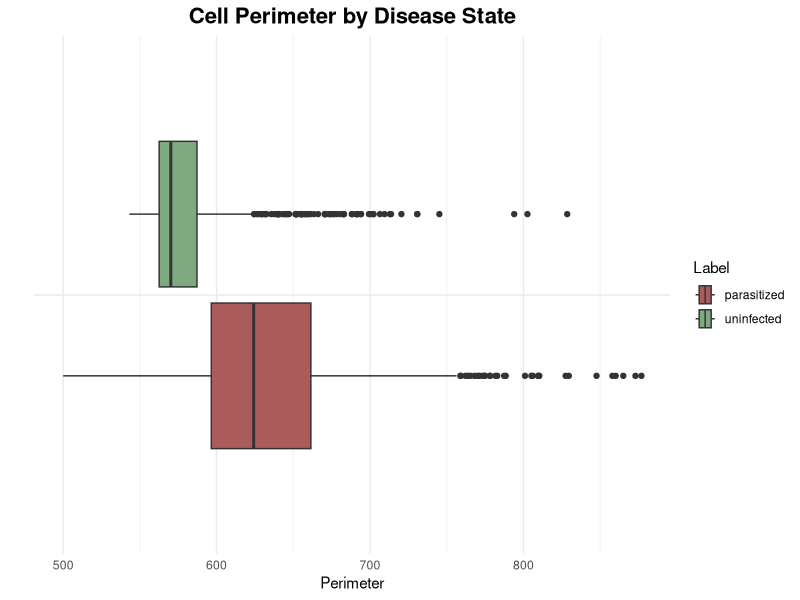
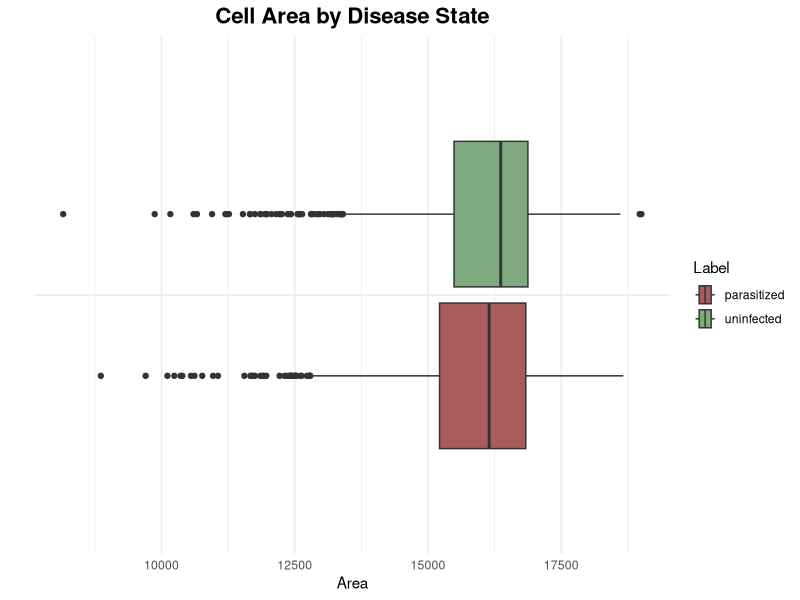
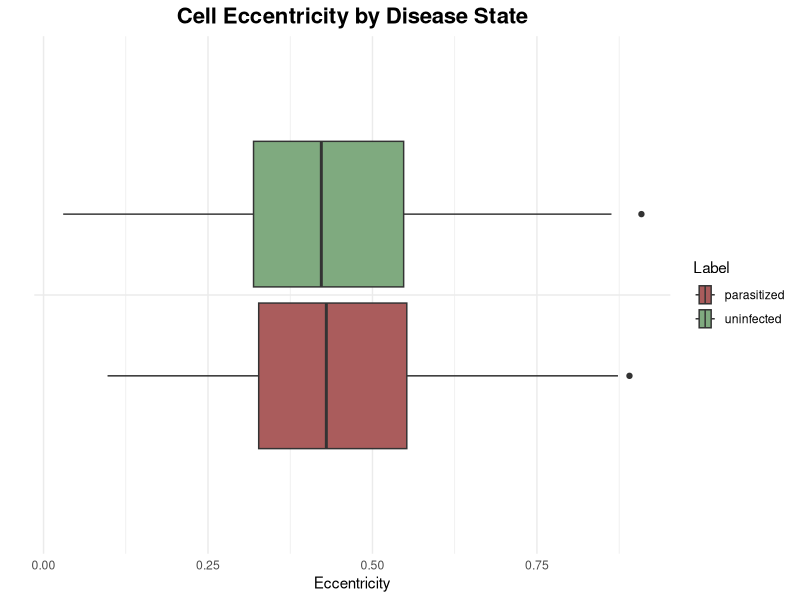
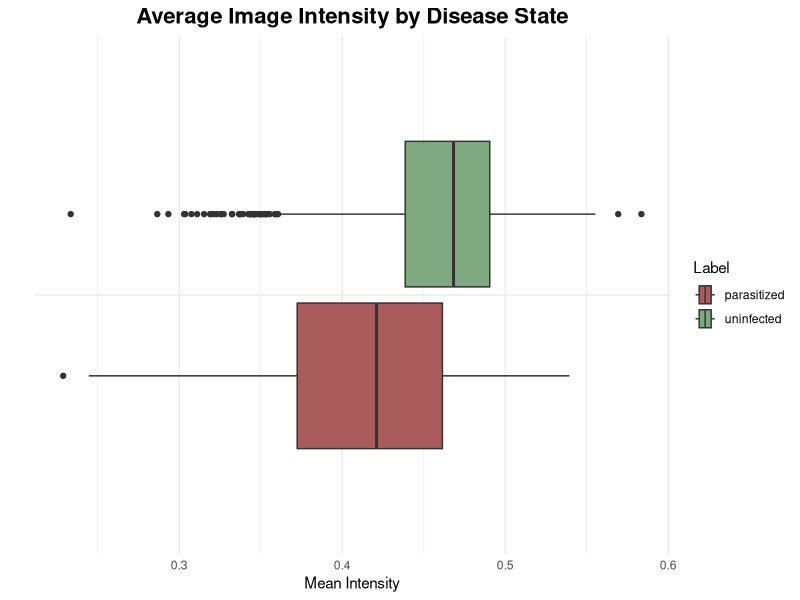

Write the R code that produced these figures, in order. (Note: this script raises an error after producing the figures.)
## ---- chunk 1
library(ggplot2)
library(dplyr)
library(knitr)
library(kableExtra)
## ---- chunk 2
df <- read.csv("clean_features.csv")
df <- df[-1]
df_rf <- read.csv("rf_predictions.csv")
df_svc <- read.csv("svc_predictions.csv")
## ---- chunk 3
skimr::skim(df)
## ---- chunk 4
ggplot(df, aes(x=perimeter, y="", fill=label)) + 
  geom_boxplot() +
  theme_minimal() +
  scale_fill_manual(values=c('parasitized'="#AA5C5C", 'uninfected'="#7FAA7F")) +
  labs(title="Cell Perimeter by Disease State", fill="Label", x="Perimeter", y="") +
  theme(
    plot.title = element_text(hjust = 0.5, size = 16, face = "bold")
  )
## ---- chunk 5
ggplot(df, aes(x=area, y="", fill=label)) + 
  geom_boxplot() +
  theme_minimal() +
  scale_fill_manual(values=c('parasitized'="#AA5C5C", 'uninfected'="#7FAA7F")) +
  labs(title="Cell Area by Disease State", fill="Label", x="Area", y="") +
  theme(
    plot.title = element_text(hjust = 0.5, size = 16, face = "bold")
  )
## ---- chunk 6
ggplot(df, aes(x=eccentricity, y="", fill=label)) + 
  geom_boxplot() +
  theme_minimal() +
  scale_fill_manual(values=c('parasitized'="#AA5C5C", 'uninfected'="#7FAA7F")) +
  labs(title="Cell Eccentricity by Disease State", fill="Label", x="Eccentricity", y="") +
  theme(
    plot.title = element_text(hjust = 0.5, size = 16, face = "bold")
  )
## ---- chunk 7
ggplot(df, aes(x=mean_intensity, y="", fill=label)) + 
  geom_boxplot() +
  theme_minimal() +
  scale_fill_manual(values=c('parasitized'="#AA5C5C", 'uninfected'="#7FAA7F")) +
  labs(title="Average Image Intensity by Disease State", fill="Label", x="Mean Intensity", y="") +
  theme(
    plot.title = element_text(hjust = 0.5, size = 16, face = "bold")
  )
## ---- chunk 8
model_data <- data.frame(
  Model    = c("Random Forest", "SVC"),
  Accuracy = c(0.865, 0.870)
)

model_data %>%
  kable(align = "c", caption = "Model Accuracy Comparison") %>%
  kable_styling(
    bootstrap_options = c("striped", "hover", "condensed", "bordered"),
    full_width        = FALSE,
    position          = "center"
  ) %>%
  row_spec(0, bold = TRUE, color = "white", background = "#444441") %>%
  row_spec(which.max(model_data$Accuracy),
           bold       = TRUE,
           color      = "white",
           background = "#ADCDAD") %>%
  column_spec(2, bold = TRUE)
## ---- chunk 9
# actual vs predicted as a table
results_table <- table(Actual = df_rf$Actual, Predicted = df_rf$Predicted_tuned)

# mosaic plot
mosaicplot(results_table,
           color = c("#AA5C5C", "#7FAA7F"),
           main  = "RF: Actual vs Predicted",
           xlab  = "Actual",
           ylab  = "Predicted")
## ---- chunk 10
# actual vs predicted as a table
results_table <- table(Actual = df_svc$Actual, Predicted = df_svc$Predicted_tuned)

# mosaic plot
mosaicplot(results_table,
           color = c("#AA5C5C", "#7FAA7F"),
           main  = "SVC: Actual vs Predicted",
           xlab  = "Actual",
           ylab  = "Predicted")
